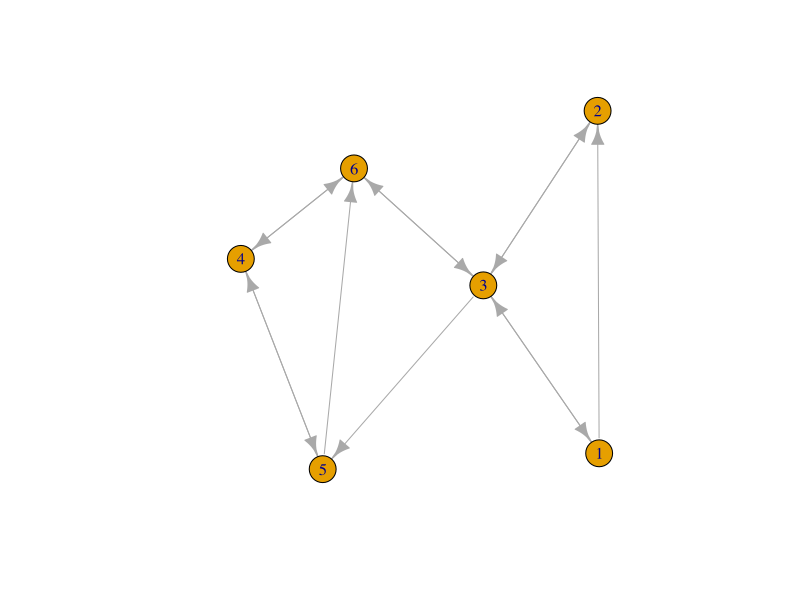

Recreate this plot in R.
## ---- chunk 1
A <- matrix(c(0,0.5,0.5,0,0,0,
              0,0,1,0,0,0,
              0.25,0.25,0,0,0.25,0.25,
              0,0,0,0,0.5,0.5,
              0,0,0,0.5,0,0.5,
              0,0,0.5,0.5,0,0),ncol=6)
A
## ---- chunk 2
B <- 0.85*A + 0.15/6
B
## ---- chunk 3
r <- matrix(rep(1/6,6))
## ---- chunk 4
suppressWarnings(suppressMessages(library(expm)))
for (i in 1:100){
  if (sum(round((B %^% i) %*% r,8) == round((B %^% (i+1)) %*% r,8))!=6)
    {
      next
    }
  else
    {
      break
    }
}
print(i)
## ---- chunk 5
(B %^% 23) %*% r
(B %^% 24) %*% r
(B %^% 25) %*% r
# This shows that we see convergence to four decimal places starting as early as the 12th iteration:
(B %^% 12) %*% r
# And convergence to decimal places at the 7th iteration:
(B %^% 7) %*% r
## ---- chunk 6
eigenValues <- as.numeric(eigen(B)$values)
eigenValues
eigenVector <- matrix(as.numeric(eigen(B)$vectors[,1],nrow=6,byrow=6))
# And this will confirm that the largest EigenValue is 1. Since the eigen function returns the eigenvalues in 
# decreasing order, we can call the first element to find the max
eigenValues[1]
max(eigenValues)
# Now we will look at the corresponding eigenvector, rescaled by the sum of its elements:
eigenVector <- eigenVector/sum(eigenVector)
eigenVector
# We see that it is the same as our rank:
(B %^% 23) %*% r
eigenVector > 0 # test that all entries are positive
sum(eigenVector) # test that they sum to 1
## ---- chunk 7
suppressWarnings(suppressMessages(library(igraph)))
webLinks <- data.frame(fromSite=c(1,1,2,3,3,3,3,4,4,5,5,6,6), toSite=c(2,3,3,1,2,5,6,5,6,4,6,3,4))
webGraph <- graph.data.frame(webLinks)
plot(webGraph)
matrix(page.rank(webGraph)$vector,nrow=6)
eigenVector # It is the same as our eigenvector
